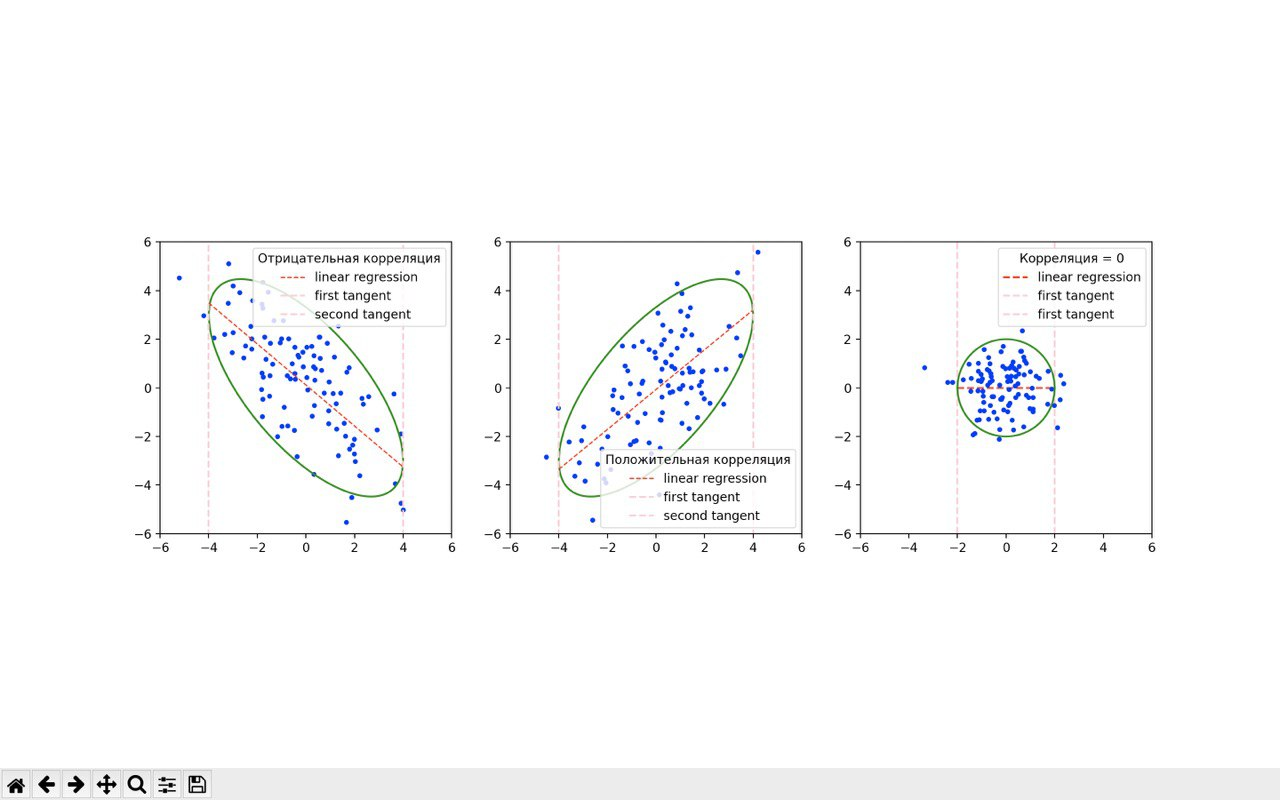

Python code for this plot:
from pylab import *
import numpy as np
from math import sqrt
from math import cos
from math import sin
import matplotlib.pyplot as plt
import matplotlib.patches as mp
from statistics import mean
import scipy.stats as sps

def calculate_slope(x, y):
    mx = x - x.mean()
    my = y - y.mean()
    return sum(mx * my) / sum(mx**2)

def get_params(x, y):
    a = calculate_slope(x, y)
    b = y.mean() - a * x.mean()
    return a, b

def lin_reg (x, a, b):
	return a * x + b

def tang (x, a1, a2, a3, x0, y0):
	return (4 - x * (a1 * x0 + a2 * y0)) / (a2 * x0 + a3 * y0)

def intersection (a, b, a1, a2, a3):
	return 	((-b * a2 - a3 * a * b + sqrt (b * b * a2 * a2 - a1 * a3 * b * b + 4 * a1 + 8 * a * a2 + 4 * a * a * a3)) / (a1 + 2 * a * a2 + a * a * a3),
			(-b * a2 - a3 * a * b - sqrt (b * b * a2 * a2 - a1 * a3 * b * b + 4 * a1 + 8 * a * a2 + 4 * a * a * a3)) / (a1 + 2 * a * a2 + a * a * a3))

N = 100
figure(1)

subplot(131)
x = np.arange(N)
y = np.arange(N)
A = np.array([-1, -1, 2**(1/2), 2, 1, 0]).reshape(2, 3)
for i in range (N):
	sample_ = np.array(sps.norm(loc = 0, scale = 1).rvs(size = 3)).reshape(3, 1)
	sample = A.dot(sample_)
	plt.plot(sample[0], sample[1], '.', color = 'blue')
	x[i], y[i] = sample[0], sample[1]
Q = linalg.inv(A.dot(A.T))
a1, a2, a3 = Q[0][0], Q[0][1], Q[1][1]
y1 = lambda x: (-a2 * x + np.sqrt (a2 * a2 * x * x - a1 * x * x * a3 + 4 * a3)) / a3
y2 = lambda x: (-a2 * x - np.sqrt (a2 * a2 * x * x - a1 * x * x * a3 + 4 * a3)) / a3
x_ = np.linspace (-sqrt (4 * a3 / (a1 * a3 - a2 * a2)), 2 * sqrt (a3 / (a1 * a3 - a2 * a2)), 200)
plt.plot(x_, y1(x_), color = 'green')
plt.plot(x_, y2(x_), color = 'green')
a, b = get_params(np.array(x), np.array(y))
plt.plot(x_, lin_reg(x_, a, b), linewidth = 1, linestyle = 'dashed', color = 'red', label = 'linear regression')
x1 = 2 * sqrt (a3 / (a1 * a3 - a2 * a2))
x2 = - 2 * sqrt (a3 / (a1 * a3 - a2 * a2))
y1 = y1(x1)
y2 = y2(x2)
x_ = np.linspace (-6, 6, 100)
plt.plot (x_, tang(x_, a1, a2, a3, x1, y1), linestyle = 'dashed', color = 'pink', label = 'first tangent')
plt.plot (x_, tang(x_, a1, a2, a3, x2, y2), linestyle = 'dashed', color = 'pink', label = 'second tangent')
plt.xlim(-6, 6)
plt.ylim(-6, 6)
plt.gca().set_aspect('equal', adjustable='box')
legend(title = 'Отрицательная корреляция', loc = 0)


subplot(132)
x = np.arange(N)
y = np.arange(N)
A = np.array([1, 1, sqrt (2), 2, 1, 0]).reshape(2, 3)
for i in range (N):
	sample_ = np.array(sps.norm(loc = 0, scale = 1).rvs(size = 3)).reshape(3, 1)
	sample = A.dot(sample_)
	plt.plot(sample[0], sample[1], '.', color = 'blue')
	x[i], y[i] = sample[0], sample[1]
Q = linalg.inv(A.dot(A.T))
a1, a2, a3 = Q[0][0], Q[0][1], Q[1][1]
y1 = lambda x: (-a2 * x + np.sqrt (a2 * a2 * x * x - a1 * x * x * a3 + 4 * a3)) / a3
y2 = lambda x: (-a2 * x - np.sqrt (a2 * a2 * x * x - a1 * x * x * a3 + 4 * a3)) / a3
x_ = np.linspace (-sqrt (4 * a3 / (a1 * a3 - a2 * a2)), 2 * sqrt (a3 / (a1 * a3 - a2 * a2)), 200)
plt.plot(x_, y1(x_), color = 'green')
plt.plot(x_, y2(x_), color = 'green')
a, b = get_params(np.array(x), np.array(y))
plt.plot(x_, lin_reg(x_, a, b), linewidth = 1, linestyle = 'dashed', color = 'red', label = 'linear regression')
x1 = 2 * sqrt (a3 / (a1 * a3 - a2 * a2))
x2 = - 2 * sqrt (a3 / (a1 * a3 - a2 * a2))
y1 = y1(x1)
y2 = y2(x2)
x_ = np.linspace (-6, 6, 100)
plt.plot (x_, tang(x_, a1, a2, a3, x1, y1), linestyle = 'dashed', color = 'pink', label = 'first tangent')
plt.plot (x_, tang(x_, a1, a2, a3, x2, y2), linestyle = 'dashed', color = 'pink', label = 'second tangent')
plt.xlim(-6, 6)
plt.ylim(-6, 6)
plt.gca().set_aspect('equal', adjustable='box')
plt.legend(title = 'Положительная корреляция', loc = 0)


subplot(133)
x = np.arange(N)
y = np.arange(N)
A = np.array([cos (1), sin (1), 0, -sin (1), cos (1), 0]).reshape(2, 3)
for i in range (N):
	sample_ = np.array(sps.norm(loc = 0, scale = 1).rvs(size = 3)).reshape(3, 1)
	sample = A.dot(sample_)
	plt.plot(sample[0], sample[1], '.', color = 'blue')
	x[i], y[i] = sample[0], sample[1]
Q = linalg.inv(A.dot(A.T))
a1, a2, a3 = Q[0][0], Q[0][1], Q[1][1]
y1 = lambda x: (-a2 * x + np.sqrt (a2 * a2 * x * x - a1 * x * x * a3 + 4 * a3)) / a3
y2 = lambda x: (-a2 * x - np.sqrt (a2 * a2 * x * x - a1 * x * x * a3 + 4 * a3)) / a3
x_ = np.linspace (-sqrt (4 * a3 / (a1 * a3 - a2 * a2)), 2 * sqrt (a3 / (a1 * a3 - a2 * a2)), 200)
plt.plot(x_, y1(x_), color = 'green')
plt.plot(x_, y2(x_), color = 'green')
a, b = get_params(np.array(x), np.array(y))
plt.hlines(0, -2, 2, linestyle = 'dashed', color = 'red', label = 'linear regression')
x1 = 2 * sqrt (a3 / (a1 * a3 - a2 * a2))
x2 = - 2 * sqrt (a3 / (a1 * a3 - a2 * a2))
plt.vlines(x1, -6, 6, linestyle = 'dashed', color = 'pink', label = 'first tangent')
plt.vlines(x2, -6, 6, linestyle = 'dashed', color = 'pink', label = 'first tangent')
plt.xlim(-6, 6)
plt.ylim(-6, 6)
plt.gca().set_aspect('equal', adjustable='box')
legend(title='Корреляция = 0', loc=1)


plt.show()
